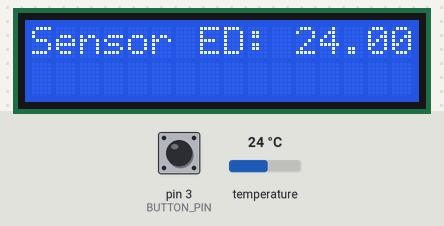
Bench run of a sketch on a simulated Arduino Uno, built with avr-gcc and run on an emulated ATmega328P. Parts: 16×2 character LCD. Inputs (shaded band) come from the test bench; at power-on: temperature 24 °C, pin 3 (BUTTON_PIN) HIGH.

Above: at 1.2 s.
1.3 s: temperature set to 12 °C
At 7.5 s:
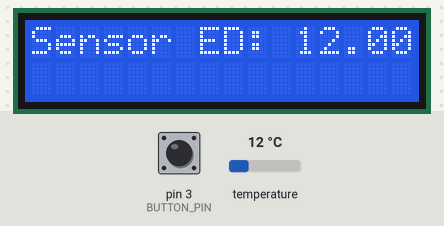
8.1 s: temperature set to 19 °C
At 13.0 s:
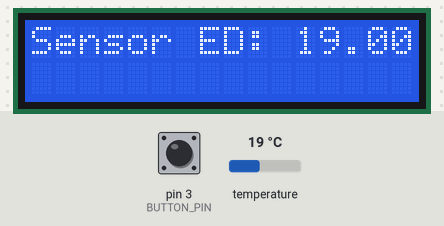
21.1 s: temperature set to 28 °C
At 25.3 s:
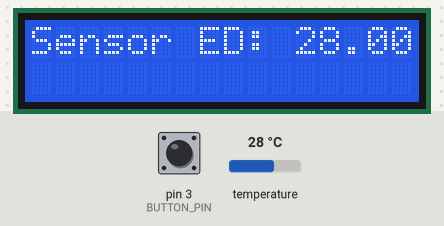
Timing chart, 0 to 26.8 s (numbered marks = the images above; inputs shaded):
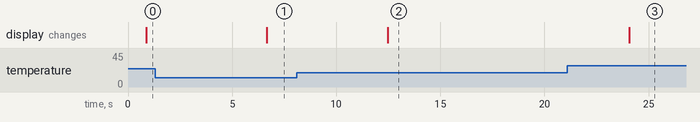

The sketch:

ds18b20.ino
```cpp
#include <Wire.h>
#include <LiquidCrystal_I2C.h>
#include <OneWire.h>
#include <DallasTemperature.h>

// Pin podłączenia czujników
#define ONE_WIRE_BUS 2
// Ustawienie komunikacji OneWire
OneWire oneWire(ONE_WIRE_BUS);
// Przekazanie referencji oneWire do Dallas Temperature.
DallasTemperature sensors(&oneWire);

// Pin podłączenia przycisku
#define BUTTON_PIN 3

// Konfiguracja wyświetlacza LCD z I2C
// Adres I2C wyświetlacza (zwykle 0x27 lub 0x3F)
LiquidCrystal_I2C lcd(0x27, 16, 2);

void setup(void)
{
  Serial.begin(9600);
  sensors.begin();

  // Inicjalizacja LCD
  lcd.init();
  // Włączenie podświetlenia
  lcd.backlight();

   // Ustawienie pinu przycisku jako wejście
  pinMode(BUTTON_PIN, INPUT_PULLUP); // Używam INPUT_PULLUP, aby uniknąć konieczności stosowania zewnętrznego rezystora
}

void loop(void)
{
  // Sprawdzenie, czy przycisk został naciśnięty
  if (digitalRead(BUTTON_PIN) == LOW) { // Naciśnięcie przycisku
    // Wypisanie adresów czujników
    printSensorAddresses();
    delay(500); // Opóźnienie, aby uniknąć wielokrotnego odczytu
  }

  sensors.requestTemperatures(); // Wywołanie odczytu temperatury dla wszystkich czujników

  // Wyczyszczenie wyświetlacza
  lcd.clear();

  // Odczyt temperatury i wyświetlanie z dwoma ostatnimi znakami adresu dla każdego czujnika
  for (int i = 0; i < sensors.getDeviceCount(); i++) {
    float temperature = sensors.getTempCByIndex(i);
    DeviceAddress address;
    if (sensors.getAddress(address, i)) {

      lcd.setCursor(0, i);
      lcd.print("Sensor ");
      printAddressEnd(address, lcd);
      lcd.print(": ");
      lcd.print(temperature);
      lcd.print((char)223); // Symbol stopnia
      lcd.print("C");

      // Serial.print("Temperatura czujnika ");
      // printAddressEnd(address, lcd);
      // Serial.print(": ");
      // Serial.print(temperature);
      // Serial.println("°C");
    }
  }
  // Serial.println();
  delay(5000); // Opóźnienie między odczytami
}

void printSensorAddresses() {
  // restart sensors init
  sensors.begin();
  Serial.println("Adresy czujników:");
  DeviceAddress deviceAddress;
  for (int i = 0; i < sensors.getDeviceCount(); i++) {
    if (sensors.getAddress(deviceAddress, i)) {
      Serial.print("Sensor ");
      Serial.print(i);
      Serial.print(": ");
      for (uint8_t j = 0; j < 8; j++) {
        if (deviceAddress[j] < 16) Serial.print("0");
        Serial.print(deviceAddress[j], HEX);
      }
      Serial.println();
    }
  }
  Serial.println();
}

void printAddressEnd(DeviceAddress deviceAddress, LiquidCrystal_I2C &lcd) {
  // Wypisanie dwóch ostatnich znaków adresu czujnika
  if (deviceAddress[7] < 16)
  {
    // Serial.print("0");
    lcd.print("0");
  }
  // Serial.print(deviceAddress[7], HEX);
  lcd.print(deviceAddress[7], HEX);
}
```

Measured:
- after the input at 1.3 s, the display: changes after 5.4 s (image 1)
- after the input at 8.1 s, the display: changes after 4.4 s (image 2)
- after the input at 21.1 s, the display: changes after 3.0 s (image 3)
